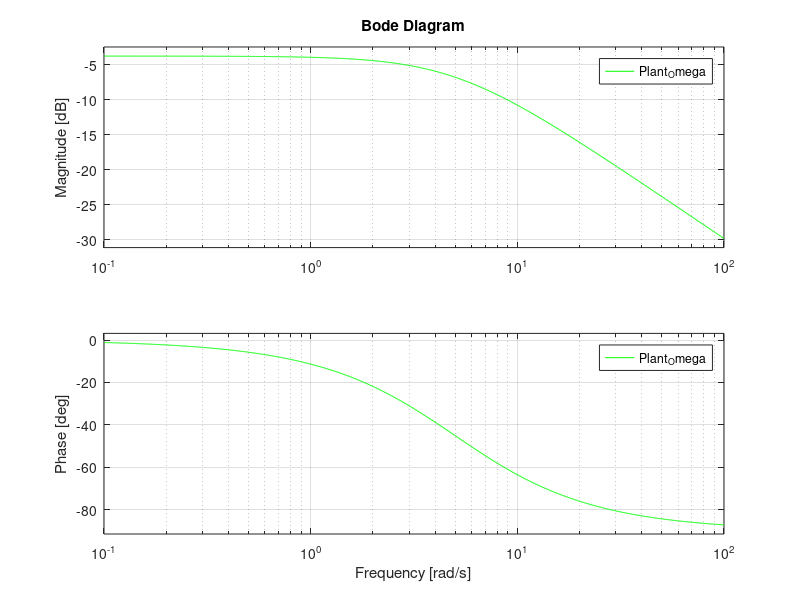

Source code (MATLAB): (Note: this script raises an error after producing the figure.)
%% Instructions
% In order to run this script, please start with 'andbot1dot2_MIMO_modeling.m'

%% plant_Omega (after friction compensation) + time delay

num_Omega = [0 3.2393];
den_Omega = [1 4.9887];
Plant_Omega = tf(num_Omega,den_Omega);
figure(2);
subplot(2,2,1)
bode(Plant_Omega,'g');grid on;
hold on;

open_loop_Plantdelay_Omega = series(Plant_Omega,time_delay_tf);
%% differential equation (Omega measurement)

Diff_n1_Omega = tf([0 1],[1 0]);
Diff_n2_Omega = tf([0 1],[1,0],'OutputDelay',Tsample);
Diff_Omega = 1/Tsample*parallel(Diff_n1_Omega,-Diff_n2_Omega);

open_loop_PlantDiff_Omega = series(open_loop_Plantdelay_Omega,Diff_Omega);
%subplot(2,2,2);
bode(open_loop_PlantDiff_Omega,'b');grid on;
%set(gcf,'currentaxes',open_loop_PlantDiff_Vel);
hold on;

%% omega controller

% PI controller
Kp_Omega = 4.4157;
Ki_Omega = 5.8287;

iTerm_Umax_Omega = 22;
iTerm_Umin_Omega = -22;
PI_controller_Omega = tf([Kp_Omega Ki_Omega],[1 0]);
gain_anti_windup_Omega = 10;
% subplot(2,2,3);
% bode(PI_Omega_controller);
% hold on;

%% Plant_Omega + diff_Omega + controller
open_loop_PlantDiff_OmegaController = series(open_loop_PlantDiff_Omega,PI_controller_Omega);
subplot(2,2,3);
bode(open_loop_PlantDiff_OmegaController,'r');%,open_loop_PlantDiff_Omega,'b');
grid on;
%set(gcf,'currentaxes',open_loop_PlantDiff_VelController);
hold on;

stabilies_omgea = allmargin(open_loop_PlantDiff_OmegaController)
mag_atBWFreq_Omega = db(evalfr(open_loop_PlantDiff_OmegaController,1*0.1j) * 2^(-0.5)) % mag at BW freq: DC gain * 0.707
%gain_when_bandwidthFreq = 20*(log((num_Vel(2) * Ki_Vel / den_Vel(2) / (0.1) *2^(-0.5)))) % (unit:dB)
% freqresp(open_loop_PlantDiff_VelController,gain_when)
[mag_Omega,phase_Omega,wout_Omega] = bode(open_loop_PlantDiff_OmegaController);
mag_Omega = 20*log10(mag_Omega); % transmute to dB value
ind_Omega = find(mag_Omega > mag_atBWFreq_Omega - 1 & mag_Omega < mag_atBWFreq_Omega + 1);
bandwidth_Omega = wout_Omega(ind_Omega)

%% Plant_Omega + diff_Omega + controller + FeedForward

num_ff_Omega = [0 4.99887];
den_ff_Omega = [0 3.2393];

%% Bode plotting
num_range_Omega = [2.9231 3.2805 3.5144];
den_range_Omega = [5.0096 4.9856 4.9708];

for i = 1:3
    plant_range_Omega(i) = tf([0 num_range_Omega(i)],[1 den_range_Omega(i)])* time_delay_tf * Diff_Vel * PI_controller_Omega;
    %bode(tf([0 num_range_Omega(i)],[1 den_range_Omega(i)])* time_delay_tf * Diff_Vel * PI_Vel_controller)
    bode(plant_range_Omega(i))
    hold on;
end